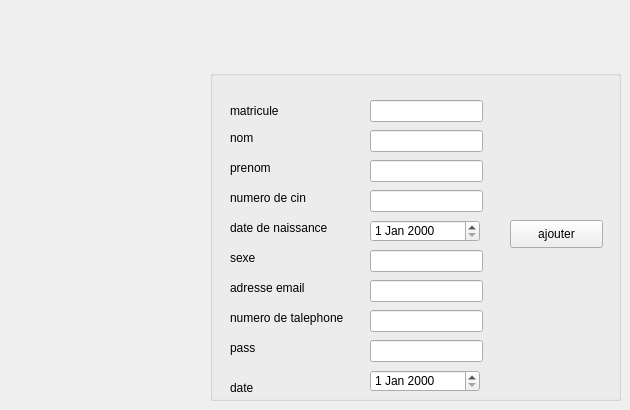
      <widget class="QWidget" name="tab">
       <attribute name="title">
        <string>ajouter</string>
       </attribute>
       <widget class="QGroupBox" name="groupBox">
        <property name="geometry">
         <rect>
          <x>210</x>
          <y>70</y>
          <width>411</width>
          <height>331</height>
         </rect>
        </property>
        <property name="title">
         <string/>
        </property>
        <widget class="QLabel" name="label_2">
         <property name="geometry">
          <rect>
           <x>20</x>
           <y>30</y>
           <width>56</width>
           <height>21</height>
          </rect>
         </property>
         <property name="text">
          <string>matricule</string>
         </property>
        </widget>
        <widget class="QLabel" name="label_3">
         <property name="geometry">
          <rect>
           <x>20</x>
           <y>60</y>
           <width>56</width>
           <height>16</height>
          </rect>
         </property>
         <property name="text">
          <string>nom</string>
         </property>
        </widget>
        <widget class="QLabel" name="label_4">
         <property name="geometry">
          <rect>
           <x>20</x>
           <y>90</y>
           <width>56</width>
           <height>16</height>
          </rect>
         </property>
         <property name="text">
          <string>prenom</string>
         </property>
        </widget>
        <widget class="QLabel" name="label_5">
         <property name="geometry">
          <rect>
           <x>20</x>
           <y>120</y>
           <width>91</width>
           <height>16</height>
          </rect>
         </property>
         <property name="text">
          <string>numero de cin</string>
         </property>
        </widget>
        <widget class="QLabel" name="label_6">
         <property name="geometry">
          <rect>
           <x>20</x>
           <y>150</y>
           <width>111</width>
           <height>16</height>
          </rect>
         </property>
         <property name="text">
          <string>date de naissance</string>
         </property>
        </widget>
        <widget class="QLabel" name="label_7">
         <property name="geometry">
          <rect>
           <x>20</x>
           <y>210</y>
           <width>81</width>
           <height>16</height>
          </rect>
         </property>
         <property name="text">
          <string>adresse email</string>
         </property>
        </widget>
        <widget class="QLabel" name="label_8">
         <property name="geometry">
          <rect>
           <x>20</x>
           <y>240</y>
           <width>131</width>
           <height>16</height>
          </rect>
         </property>
         <property name="text">
          <string>numero de talephone</string>
         </property>
        </widget>
        <widget class="QLineEdit" name="le_matricule">
         <property name="geometry">
          <rect>
           <x>160</x>
           <y>30</y>
           <width>113</width>
           <height>22</height>
          </rect>
         </property>
        </widget>
        <widget class="QLineEdit" name="le_nom">
         <property name="geometry">
          <rect>
           <x>160</x>
           <y>60</y>
           <width>113</width>
           <height>22</height>
          </rect>
         </property>
        </widget>
        <widget class="QLineEdit" name="le_prenom">
         <property name="geometry">
          <rect>
           <x>160</x>
           <y>90</y>
           <width>113</width>
           <height>22</height>
          </rect>
         </property>
        </widget>
        <widget class="QLineEdit" name="le_numero_de_cin">
         <property name="geometry">
          <rect>
           <x>160</x>
           <y>120</y>
           <width>113</width>
           <height>22</height>
          </rect>
         </property>
        </widget>
        <widget class="QLineEdit" name="le_adresse_email">
         <property name="geometry">
          <rect>
           <x>160</x>
           <y>210</y>
           <width>113</width>
           <height>22</height>
          </rect>
         </property>
        </widget>
        <widget class="QLineEdit" name="le_numero_de_telephone">
         <property name="geometry">
          <rect>
           <x>160</x>
           <y>240</y>
           <width>113</width>
           <height>22</height>
          </rect>
         </property>
        </widget>
        <widget class="QPushButton" name="pushButton">
         <property name="geometry">
          <rect>
           <x>300</x>
           <y>150</y>
           <width>93</width>
           <height>28</height>
          </rect>
         </property>
         <property name="text">
          <string>ajouter</string>
         </property>
        </widget>
        <widget class="QLabel" name="label_9">
         <property name="geometry">
          <rect>
           <x>20</x>
           <y>180</y>
           <width>31</width>
           <height>16</height>
          </rect>
         </property>
         <property name="text">
          <string>sexe</string>
         </property>
        </widget>
        <widget class="QLineEdit" name="le_sexe">
         <property name="geometry">
          <rect>
           <x>160</x>
           <y>180</y>
           <width>113</width>
           <height>22</height>
          </rect>
         </property>
        </widget>
        <widget class="QLabel" name="label_nomControl">
         <property name="geometry">
          <rect>
           <x>270</x>
           <y>60</y>
           <width>31</width>
           <height>21</height>
          </rect>
         </property>
         <property name="text">
          <string/>
         </property>
        </widget>
        <widget class="QLabel" name="label_prenomControl">
         <property name="geometry">
          <rect>
           <x>270</x>
           <y>90</y>
           <width>31</width>
           <height>21</height>
          </rect>
         </property>
         <property name="text">
          <string/>
         </property>
        </widget>
        <widget class="QLabel" name="label_cinControl">
         <property name="geometry">
          <rect>
           <x>270</x>
           <y>120</y>
           <width>31</width>
           <height>21</height>
          </rect>
         </property>
         <property name="text">
          <string/>
         </property>
        </widget>
        <widget class="QLabel" name="label_dateControl">
         <property name="geometry">
          <rect>
           <x>280</x>
           <y>150</y>
           <width>31</width>
           <height>21</height>
          </rect>
         </property>
         <property name="text">
          <string/>
         </property>
        </widget>
        <widget class="QLabel" name="label_sexeControl">
         <property name="geometry">
          <rect>
           <x>270</x>
           <y>180</y>
           <width>31</width>
           <height>21</height>
          </rect>
         </property>
         <property name="text">
          <string/>
         </property>
        </widget>
        <widget class="QLabel" name="label_adresse_emailControl">
         <property name="geometry">
          <rect>
           <x>270</x>
           <y>210</y>
           <width>31</width>
           <height>21</height>
          </rect>
         </property>
         <property name="text">
          <string/>
         </property>
        </widget>
        <widget class="QLabel" name="label_telephoneControl">
         <property name="geometry">
          <rect>
           <x>270</x>
           <y>240</y>
           <width>31</width>
           <height>21</height>
          </rect>
         </property>
         <property name="text">
          <string/>
         </property>
        </widget>
        <widget class="QLabel" name="label_matriculeControl">
         <property name="geometry">
          <rect>
           <x>270</x>
           <y>30</y>
           <width>31</width>
           <height>21</height>
          </rect>
         </property>
         <property name="text">
          <string/>
         </property>
        </widget>
        <widget class="QLineEdit" name="lineEditpass">
         <property name="geometry">
          <rect>
           <x>160</x>
           <y>270</y>
           <width>113</width>
           <height>22</height>
          </rect>
         </property>
        </widget>
        <widget class="QLabel" name="label_pass">
         <property name="geometry">
          <rect>
           <x>20</x>
           <y>270</y>
           <width>56</width>
           <height>16</height>
          </rect>
         </property>
         <property name="text">
          <string>pass</string>
         </property>
        </widget>
        <widget class="QLabel" name="label_21">
         <property name="geometry">
          <rect>
           <x>270</x>
           <y>270</y>
           <width>20</width>
           <height>20</height>
          </rect>
         </property>
         <property name="text">
          <string/>
         </property>
        </widget>
        <widget class="QDateEdit" name="le_date_de_naissance">
         <property name="geometry">
          <rect>
           <x>160</x>
           <y>150</y>
           <width>110</width>
           <height>22</height>
          </rect>
         </property>
        </widget>
        <widget class="QLabel" name="label_20">
         <property name="geometry">
          <rect>
           <x>20</x>
           <y>310</y>
           <width>56</width>
           <height>16</height>
          </rect>
         </property>
         <property name="text">
          <string>date</string>
         </property>
        </widget>
        <widget class="QDateEdit" name="date">
         <property name="geometry">
          <rect>
           <x>160</x>
           <y>300</y>
           <width>110</width>
           <height>22</height>
          </rect>
         </property>
        </widget>
       </widget>
      </widget>
